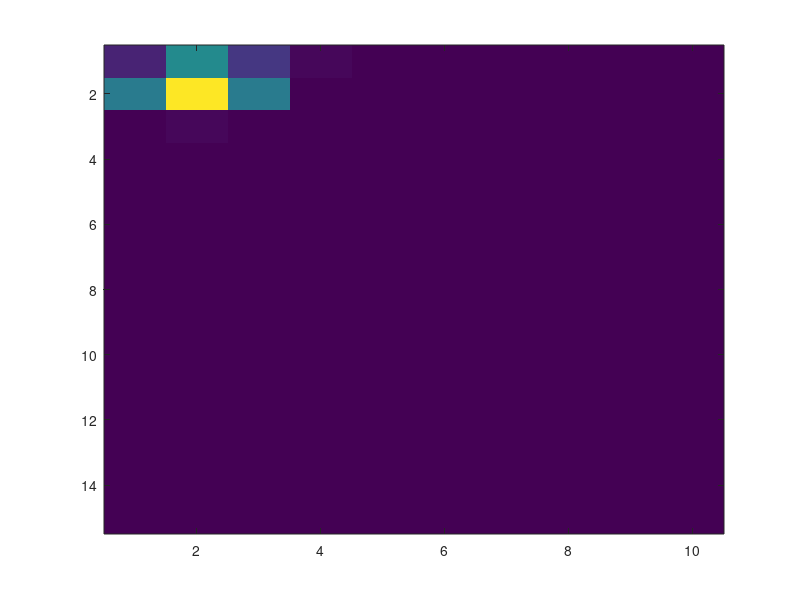

Recreate this plot in MATLAB. (Note: this script raises an error after producing the figure.)
saveDir = 'C:\Users\Dan\CHESS_data\simulated_data\';

%% Randomized spot example
num_spots = 100;
% Ring sampling parameters
ring_width = 20;
num_theta= 2048;
num_rad = 2*ring_width+1;
dtheta = 1;
drad = 1;
% Amplitude
min_amp = 100;
max_amp = 300;

%Azimuthal mean and variance
min_az_mean = 1;
max_az_mean = 2047;
start_center_az_std = 2;
end_center_az_std = 25;
width_az_std = 1;

%Radial mean and variance
center_rad_mean = 20;
width_rad_mean = 5;
start_center_rad_std = 1;
end_center_rad_std = 4;
width_rad_std = 0.3;

% Basis function variance parameters
P.num_var_t = 15;
P.num_var_r = 10;
P.dtheta = 1;
P.drad = 1;
P.var_theta = linspace(P.dtheta/2,30,P.num_var_t);
P.var_rad   = linspace(P.drad/2,  5,P.num_var_r);

% Setup sample positions and 
positions = zeros(100,1);
dist = zeros(100,1);
for i = 1:100
        positions(i) = i;
        dist(i) = sqrt( (i-1)^2 );
end

% Produce 5x5 array of ring images
synth_sample = cell(100,1);
VDF = cell(100,1);
evar_az = zeros(100,1);
evar_rad = zeros(100,1);
for i = 1:size(positions,1)
% for i = [1,50,100]
    % Generate diffraction spot parameters
    std_theta = randn(num_spots,1).*width_az_std + start_center_az_std*(1-dist(i)/100) + end_center_az_std*(dist(i)/100);
    std_rad = randn(num_spots,1).*width_rad_std + start_center_rad_std*(1-dist(i)/100) + end_center_rad_std*(dist(i)/100);
    theta_mean = (rand(num_spots,1)-0.5)*max_az_mean + min_az_mean;
    rad_mean = rand(num_spots,1)*width_rad_mean + center_rad_mean;
    amplitudes = rand(num_spots,1)*max_amp + min_amp;
    
    VDF{i} = hist3([std_theta,std_rad],'Ctrs',{P.var_theta',P.var_rad'});
    figure(1)
    imagesc(VDF{i})
    
    % Generate image
    B = zeros(num_rad,num_theta);
    for j = 1:num_spots
        B = B + amplitudes(j)*...
            gaussian_basis_wrap_2D_norm2( num_theta,dtheta,round(theta_mean(j)),std_theta(j)^2,...
                                          num_rad,drad,round(rad_mean(j)),std_rad(j) );
    end
    % Add noise
    B = B + randn(num_rad,num_theta)*mean(amplitudes)/100;
    
    % Plot image
    figure(2)
    uplim = max(B(:));
    imshow(B,'DisplayRange',[0 uplim],'Colormap',jet)
    
    % Save sample info to structure
    sample.image = B;
    sample.std_theta = std_theta;
    sample.std_rad = std_rad;
    sample.theta_mean = theta_mean;
    sample.rad_mean = rad_mean;
    sample.amplitudes = amplitudes;
    sample.vdf = VDF{i};
    
    %Compute expected variance
    total = sum(amplitudes(:));
    az_signal = amplitudes.*std_theta;
    rad_signal = amplitudes.*std_rad;
    expected_var_az = sum(az_signal(:))/total;
    expected_var_rad = sum(rad_signal(:))/total;
    evar_az(i) = expected_var_az;
    evar_rad(i) = expected_var_rad;
    
    % Add sample to 100x1 cell array 
    synth_sample{i} = sample;
    im_name = [saveDir,sprintf('polar_image_%i.mat',i)];
    polar_image = B;
    
    % Save out image files
    save(im_name,'polar_image')
end
save([saveDir,'synth_data1.mat'],'synth_sample','VDF')

%% View Expected Variance
% figure(2)
% image(evar_image,'CDataMapping','scaled')
% colorbar()
